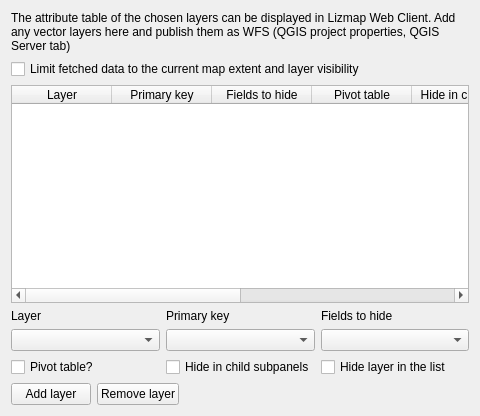
             <widget class="QWidget" name="scrollAreaWidgetContents_6">
              <property name="geometry">
               <rect>
                <x>0</x>
                <y>0</y>
                <width>480</width>
                <height>416</height>
               </rect>
              </property>
              <layout class="QVBoxLayout" name="verticalLayout_31">
               <item>
                <widget class="QLabel" name="label_60">
                 <property name="text">
                  <string>The attribute table of the chosen layers can be displayed in Lizmap Web Client. Add any vector layers here and publish them as WFS (QGIS project properties, QGIS Server tab)</string>
                 </property>
                 <property name="wordWrap">
                  <bool>true</bool>
                 </property>
                </widget>
               </item>
               <item>
                <widget class="QCheckBox" name="cbLimitDataToBbox">
                 <property name="toolTip">
                  <string>The attribute table will only show the data for the map extent, and only if the layer if visible at current map scale. Useful for big datasets.</string>
                 </property>
                 <property name="styleSheet">
                  <string notr="true"/>
                 </property>
                 <property name="text">
                  <string>Limit fetched data to the current map extent and layer visibility</string>
                 </property>
                </widget>
               </item>
               <item>
                <widget class="QTableWidget" name="twAttributeLayerList">
                 <property name="editTriggers">
                  <set>QAbstractItemView::NoEditTriggers</set>
                 </property>
                 <property name="alternatingRowColors">
                  <bool>true</bool>
                 </property>
                 <property name="selectionMode">
                  <enum>QAbstractItemView::SingleSelection</enum>
                 </property>
                 <property name="selectionBehavior">
                  <enum>QAbstractItemView::SelectRows</enum>
                 </property>
                 <column>
                  <property name="text">
                   <string>Layer</string>
                  </property>
                 </column>
                 <column>
                  <property name="text">
                   <string>Primary key</string>
                  </property>
                 </column>
                 <column>
                  <property name="text">
                   <string>Fields to hide</string>
                  </property>
                 </column>
                 <column>
                  <property name="text">
                   <string>Pivot table</string>
                  </property>
                 </column>
                 <column>
                  <property name="text">
                   <string>Hide in children</string>
                  </property>
                 </column>
                 <column>
                  <property name="text">
                   <string>Hide layer</string>
                  </property>
                 </column>
                 <column>
                  <property name="text">
                   <string>Attribute layer id</string>
                  </property>
                 </column>
                 <column>
                  <property name="text">
                   <string>order</string>
                  </property>
                 </column>
                </widget>
               </item>
               <item>
                <layout class="QHBoxLayout" name="horizontalLayout_27">
                 <item>
                  <layout class="QGridLayout" name="gridLayout_25">
                   <item row="0" column="0">
                    <widget class="QLabel" name="label_61">
                     <property name="text">
                      <string>Layer</string>
                     </property>
                    </widget>
                   </item>
                   <item row="1" column="1">
                    <widget class="QgsFieldComboBox" name="liAttributeLayerFields">
                     <property name="styleSheet">
                      <string notr="true"/>
                     </property>
                    </widget>
                   </item>
                   <item row="0" column="1">
                    <widget class="QLabel" name="label_62">
                     <property name="text">
                      <string>Primary key</string>
                     </property>
                    </widget>
                   </item>
                   <item row="0" column="2">
                    <widget class="QLabel" name="label_64">
                     <property name="text">
                      <string>Fields to hide</string>
                     </property>
                    </widget>
                   </item>
                   <item row="6" column="0">
                    <widget class="QCheckBox" name="cbAttributeLayerIsPivot">
                     <property name="toolTip">
                      <string>If the table is a pivot, used in a many-to-many relationship.</string>
                     </property>
                     <property name="styleSheet">
                      <string notr="true"/>
                     </property>
                     <property name="text">
                      <string>Pivot table?</string>
                     </property>
                    </widget>
                   </item>
                   <item row="6" column="1">
                    <widget class="QCheckBox" name="cbAttributeLayerHideAsChild">
                     <property name="toolTip">
                      <string>Do not display the layer in a relation when the layer is a child.</string>
                     </property>
                     <property name="styleSheet">
                      <string notr="true"/>
                     </property>
                     <property name="text">
                      <string>Hide in child subpanels</string>
                     </property>
                    </widget>
                   </item>
                   <item row="1" column="0">
                    <widget class="QgsMapLayerComboBox" name="liAttributeLayer"/>
                   </item>
                   <item row="6" column="2">
                    <widget class="QCheckBox" name="cbAttributeLayerHideLayer">
                     <property name="toolTip">
                      <string>No button &quot;Detail&quot; will be shown in Lizmap to open the attribute table, but related features such as selection and filter will be available.</string>
                     </property>
                     <property name="text">
                      <string>Hide layer in the list</string>
                     </property>
                    </widget>
                   </item>
                   <item row="1" column="2">
                    <widget class="QComboBox" name="inAttributeLayerHiddenFields">
                     <property name="toolTip">
                      <string>List of fields to hide in the attribute table</string>
                     </property>
                    </widget>
                   </item>
                  </layout>
                 </item>
                </layout>
               </item>
               <item>
                <layout class="QHBoxLayout" name="horizontalLayout_26">
                 <item>
                  <widget class="QPushButton" name="btAttributeLayerAdd">
                   <property name="text">
                    <string>Add layer</string>
                   </property>
                  </widget>
                 </item>
                 <item>
                  <widget class="QPushButton" name="btAttributeLayerDel">
                   <property name="text">
                    <string>Remove layer</string>
                   </property>
                  </widget>
                 </item>
                 <item>
                  <spacer name="horizontalSpacer_28">
                   <property name="orientation">
                    <enum>Qt::Horizontal</enum>
                   </property>
                   <property name="sizeHint" stdset="0">
                    <size>
                     <width>40</width>
                     <height>20</height>
                    </size>
                   </property>
                  </spacer>
                 </item>
                </layout>
               </item>
              </layout>
             </widget>
